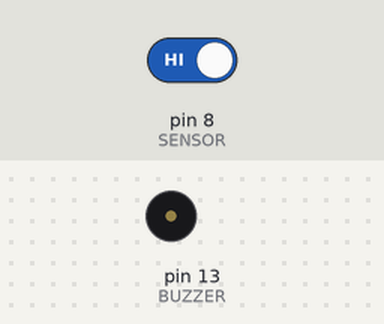
A sketch run on a simulated Arduino Uno, built with avr-gcc and run on an emulated ATmega328P. Shown: buzzer (waves = sounding). The inputs (shaded band) are chosen by the test bench; at power-on: pin 8 (SENSOR) HIGH.

Above: at 1.2 s.
1.3 s: pin 8 (SENSOR) driven LOW
At 2.6 s:
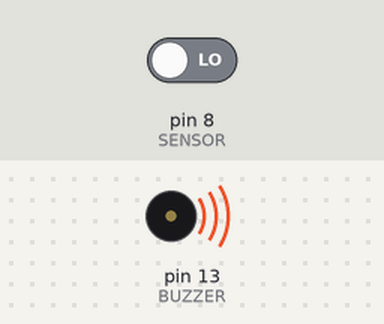
Timing chart, 0 to 10.3 s (numbered marks = the images above; inputs shaded):
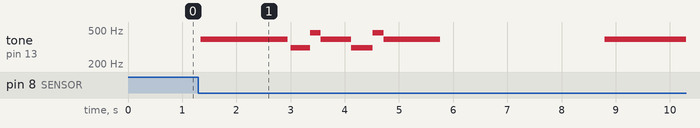

Measured:
- after the input at 1.3 s, tone on pin 13 (BUZZER): plays 391 Hz for 1.6 s, 310 Hz for 0.36 s, 465 Hz for 0.20 s, 391 Hz for 0.56 s, 310 Hz for 0.40 s, 465 Hz for 0.20 s … (8 notes in this stretch), starting after 0.05 s

The sketch:

Buzzer_Batida.ino
```cpp
#define BUZZER 13
#define SENSOR 8

void setup() {
  pinMode(BUZZER, OUTPUT);

  // O INPUT_PULLUP garante que o pino fique em HIGH sempre que o sensor estiver desligado.
  // Assim ele não capta "ruídos" do ambiente.
  pinMode(SENSOR, INPUT_PULLUP);
}

// Função para criar a onda sonora manualmente
void tocarNota(int atrasoMicro, int duracaoMili) {
  long tempoTotal = (long)duracaoMili * 1000;
  long ciclos = tempoTotal / (atrasoMicro * 2);

  for (long i = 0; i < ciclos; i++) {
    digitalWrite(BUZZER, HIGH);
    delayMicroseconds(atrasoMicro);
    digitalWrite(BUZZER, LOW);
    delayMicroseconds(atrasoMicro);
  }

  delay(50);
}

void loop() {
  // Como o sensor está ligado ao GND, verificar se ele foi ativado
  // significa verificar se a leitura é LOW.
  if (digitalRead(SENSOR) == LOW) {

    int notaSol = 1275;      // G4 (~392 Hz)
    int notaMiBemol = 1607;  // Eb4 (~311 Hz)
    int notaSiBemol = 1072;  // Bb4 (~466 Hz)

    // Dun, dun, dun...
    tocarNota(notaSol, 500);
    tocarNota(notaSol, 500);
    tocarNota(notaSol, 500);

    // ...da-da, dun...
    tocarNota(notaMiBemol, 350);
    tocarNota(notaSiBemol, 150);
    tocarNota(notaSol, 500);

    // ...da-da, duuuuuuuun.
    tocarNota(notaMiBemol, 350);
    tocarNota(notaSiBemol, 150);
    tocarNota(notaSol, 1000);

    // Aguarda 3 segundos antes de permitir que o sensor dispare a música novamente
    delay(3000);
  }
}
```
